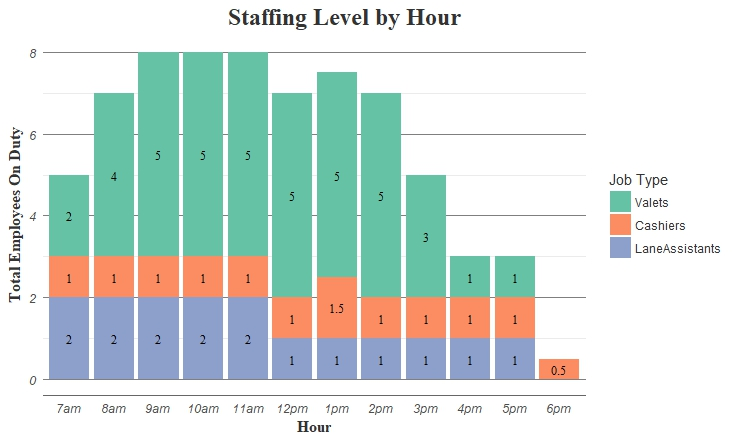

Generate this figure with R:
data <- read.csv('ValetFinancialForecast.csv', header = T)
data[,1] <- as.character(data[,1]) # make the first column of type character
data$TotalEmployees <- data$Valets + data$Cashiers + data$LaneAssistants
head(data)

library(reshape2)
data.m <- melt(data, id.vars='Hour', measure.vars=c('Valets', 'Cashiers', 'LaneAssistants'))
library(ggplot2)
ggplot(data.m) + 
  theme_minimal() +
  geom_bar(stat = 'identity', aes(x=Hour, y=value, fill = variable)) +
  geom_text(aes(x=Hour, y=value, label=ifelse(value==0, "",value), group=variable), 
            position = position_stack(vjust = 0.5), size=3, family='Times') +
  ggtitle('Staffing Level by Hour') +
  scale_fill_brewer(palette = 'Set2', direction = 1) +
  labs(y = 'Total Employees On Duty', x = 'Hour') +
  guides(fill=guide_legend(title="Job Type"))+
  scale_x_discrete(labels=c('7am', '8am', '9am','10am','11am','12pm','1pm','2pm','3pm','4pm','5pm', '6pm')) + 
  theme(text = element_text(color = "gray20"),
        axis.text = element_text(face = "italic"),
        axis.ticks.y = element_blank(),
        axis.line = element_line(color = "gray40", size = 0.5),
        axis.line.y = element_blank(),
        panel.grid.major = element_line(color = "gray50", size = 0.5),
        panel.grid.major.x = element_blank(),
        plot.title = element_text(hjust = 0.6, face = 'bold', family = 'Times', size = 18),
        axis.title.y=element_text(size=12, face = 'bold', family = 'Times'),
        axis.title.x=element_text(size=12, face = 'bold', family = 'Times'))


data2 <- read.csv('ValetFinancialForecast.csv', header = T)
totalCustomers <- sum(data2$NumberCustomers) #269 total.
